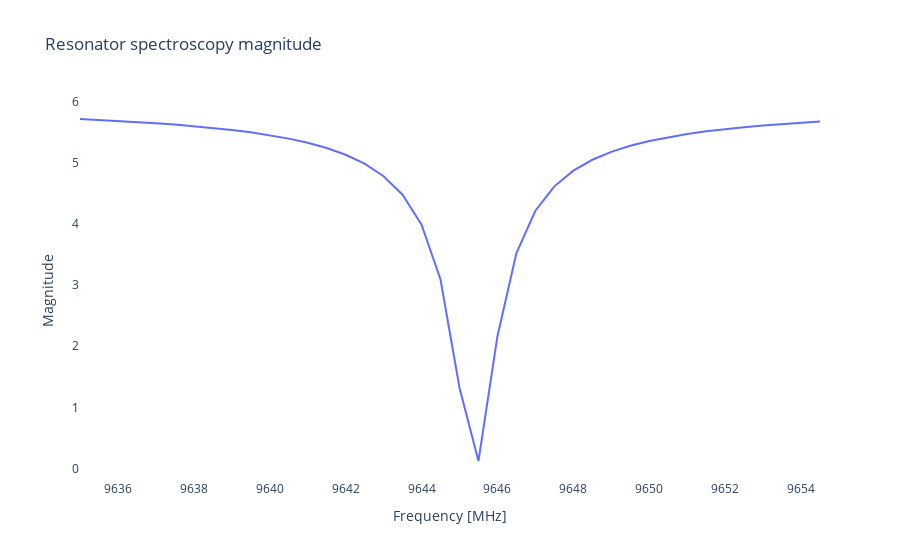
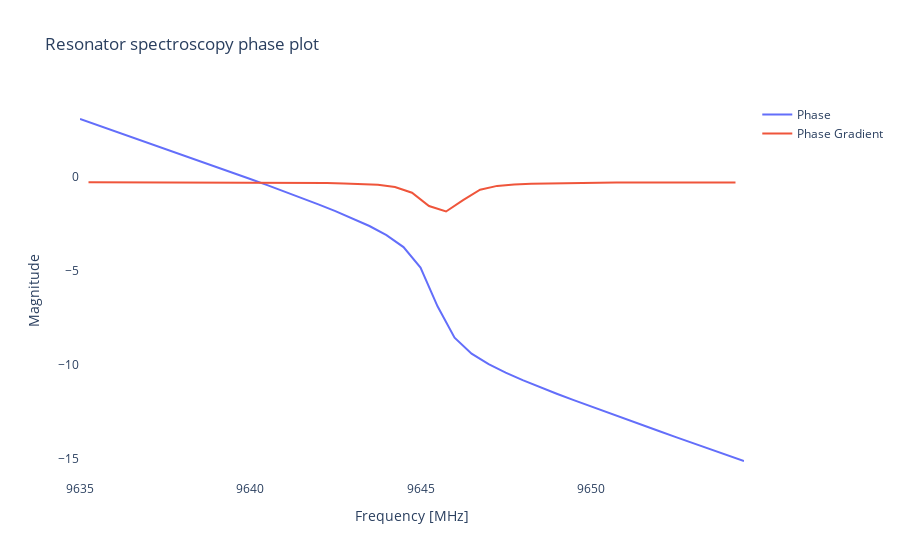
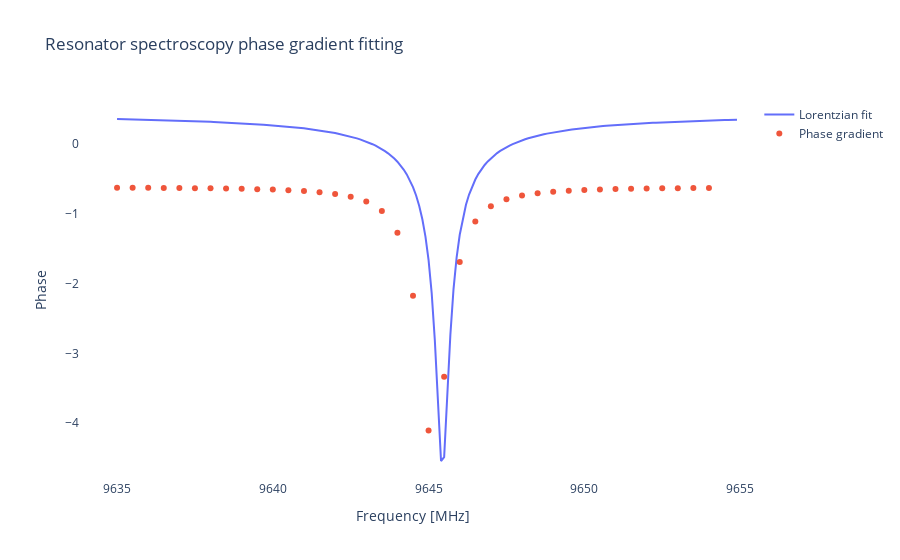

The code cell stored with these charts, in order, in its notebook:
### Markdown cell above
# Resonators Spectroscopy

### Code cell
dut = duts_dict['Q1']                                # device under test (qubit and resonator pair)
mprim = dut.get_measurement_prim_intlist(0)         # resonator measurement params
c1 = dut.get_c1('f01')                              # qubit pulse collection

ResonatorSweepTransmissionWithExtraInitialLPB(dut,
            start = 9645-10,
            stop  = 9645+10,
            step = 0.5,
            num_avs = 10000,
            rep_rate = 0.0,
            mp_width = 8,
            amp=0.03
)

### Figure 1 — Plotly figure (JSON) as saved in the notebook; plotly's stock layout.template omitted (floating-point values rounded to 4 significant figures)
{"data": [{"mode": "lines", "name": "Magnitude", "type": "scatter", "x": [9635, 9636.0, 9636, 9636.0, 9637, 9638.0, 9638, 9638.0, 9639, 9640.0, 9640, 9640.0, 9641, 9642.0, 9642, 9642.0, 9643, 9644.0, 9644, 9644.0, 9645, 9646.0, 9646, 9646.0, 9647, 9648.0, 9648, 9648.0, 9649, 9650.0, 9650, 9650.0, 9651, 9652.0, 9652, 9652.0, 9653, 9654.0, 9654, 9654.0], "y": [5.718, 5.703, 5.687, 5.67, 5.649, 5.627, 5.601, 5.573, 5.539, 5.5, 5.453, 5.397, 5.329, 5.243, 5.133, 4.987, 4.782, 4.479, 3.988, 3.092, 1.321, 0.1225, 2.165, 3.523, 4.216, 4.616, 4.873, 5.051, 5.18, 5.28, 5.358, 5.421, 5.472, 5.516, 5.553, 5.585, 5.612, 5.636, 5.658, 5.677]}], "layout": {"autosize": true, "plot_bgcolor": "white", "title": {"text": "Resonator spectroscopy magnitude"}, "xaxis": {"autorange": true, "range": [9635, 9654.0], "title": {"text": "Frequency [MHz]"}, "type": "linear"}, "yaxis": {"autorange": true, "range": [-0.1884, 6.029], "title": {"text": "Magnitude"}, "type": "linear"}}}

### Figure 2 — Plotly figure (JSON) as saved in the notebook; plotly's stock layout.template omitted (floating-point values rounded to 4 significant figures)
{"data": [{"mode": "lines", "name": "Phase", "type": "scatter", "x": [9635, 9636.0, 9636, 9636.0, 9637, 9638.0, 9638, 9638.0, 9639, 9640.0, 9640, 9640.0, 9641, 9642.0, 9642, 9642.0, 9643, 9644.0, 9644, 9644.0, 9645, 9646.0, 9646, 9646.0, 9647, 9648.0, 9648, 9648.0, 9649, 9650.0, 9650, 9650.0, 9651, 9652.0, 9652, 9652.0, 9653, 9654.0, 9654, 9654.0], "y": [3.045, 2.731, 2.417, 2.102, 1.786, 1.469, 1.151, 0.8323, 0.5118, 0.1894, -0.1354, -0.4633, -0.7955, -1.133, -1.48, -1.838, -2.217, -2.63, -3.111, -3.748, -4.835, -6.888, -8.555, -9.401, -9.957, -10.4, -10.8, -11.17, -11.52, -11.87, -12.2, -12.53, -12.86, -13.18, -13.5, -13.82, -14.14, -14.46, -14.78, -15.09]}, {"mode": "lines", "name": "Phase Gradient", "type": "scatter", "x": [9635.0, 9636.0, 9636.0, 9637.0, 9637.0, 9638.0, 9638.0, 9639.0, 9639.0, 9640.0, 9640.0, 9641.0, 9641.0, 9642.0, 9642.0, 9643.0, 9643.0, 9644.0, 9644.0, 9645.0, 9645.0, 9646.0, 9646.0, 9647.0, 9647.0, 9648.0, 9648.0, 9649.0, 9649.0, 9650.0, 9650.0, 9651.0, 9651.0, 9652.0, 9652.0, 9653.0, 9653.0, 9654.0, 9654.0], "y": [-0.3141, -0.3143, -0.3149, -0.3155, -0.3163, -0.3173, -0.3184, -0.3197, -0.3214, -0.3236, -0.3264, -0.3301, -0.335, -0.3421, -0.3525, -0.3686, -0.3958, -0.4469, -0.559, -0.8622, -1.57, -1.86, -1.257, -0.7011, -0.5021, -0.4222, -0.383, -0.3612, -0.3478, -0.339, -0.3329, -0.3285, -0.3252, -0.3227, -0.3207, -0.3192, -0.3179, -0.3168, -0.316, -0.3156]}], "layout": {"autosize": true, "plot_bgcolor": "white", "title": {"text": "Resonator spectroscopy phase plot"}, "xaxis": {"autorange": true, "range": [9635, 9654.0], "title": {"text": "Frequency [MHz]"}, "type": "linear"}, "yaxis": {"autorange": true, "range": [-16.1, 4.053], "title": {"text": "Magnitude"}, "type": "linear"}}}

### Figure 3 — Plotly figure (JSON) as saved in the notebook; plotly's stock layout.template omitted (floating-point values rounded to 4 significant figures; data arrays with more than 128 entries replaced by an {"elided": "..."} marker saying what was removed)
{"data": [{"mode": "lines", "name": "Lorentzian fit", "type": "scatter", "x": {"elided": "200 float values"}, "y": {"elided": "200 float values"}}, {"mode": "markers", "name": "Phase gradient", "type": "scatter", "x": [9635, 9636.0, 9636, 9636.0, 9637, 9638.0, 9638, 9638.0, 9639, 9640.0, 9640, 9640.0, 9641, 9642.0, 9642, 9642.0, 9643, 9644.0, 9644, 9644.0, 9645, 9646.0, 9646, 9646.0, 9647, 9648.0, 9648, 9648.0, 9649, 9650.0, 9650, 9650.0, 9651, 9652.0, 9652, 9652.0, 9653, 9654.0, 9654, 9654.0], "y": [-0.6281, -0.6291, -0.6305, -0.6317, -0.6335, -0.6355, -0.6379, -0.641, -0.6447, -0.6496, -0.6559, -0.6644, -0.6758, -0.6926, -0.7173, -0.7571, -0.8262, -0.9613, -1.275, -2.174, -4.105, -3.335, -1.691, -1.113, -0.8952, -0.7935, -0.7387, -0.7061, -0.6851, -0.6707, -0.6607, -0.6531, -0.6475, -0.6432, -0.6397, -0.637, -0.6346, -0.6328, -0.6312]}], "layout": {"autosize": true, "plot_bgcolor": "white", "title": {"text": "Resonator spectroscopy phase gradient fitting"}, "xaxis": {"autorange": true, "range": [9634.0, 9655.0], "title": {"text": "Frequency [MHz]"}, "type": "linear"}, "yaxis": {"autorange": true, "range": [-4.812, 0.6268], "title": {"text": "Phase"}, "type": "linear"}}}
